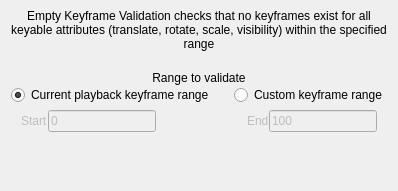
                 <widget class="QWidget" name="page_PropEmptyKey">
                  <property name="geometry">
                   <rect>
                    <x>0</x>
                    <y>0</y>
                    <width>364</width>
                    <height>191</height>
                   </rect>
                  </property>
                  <attribute name="label">
                   <string>Empty Key Validation Settings</string>
                  </attribute>
                  <layout class="QVBoxLayout" name="verticalLayout_28">
                   <property name="topMargin">
                    <number>0</number>
                   </property>
                   <property name="bottomMargin">
                    <number>0</number>
                   </property>
                   <item>
                    <layout class="QVBoxLayout" name="keyframe_layout_3" stretch="0,0,0,0,0">
                     <property name="spacing">
                      <number>0</number>
                     </property>
                     <property name="sizeConstraint">
                      <enum>QLayout::SetDefaultConstraint</enum>
                     </property>
                     <property name="bottomMargin">
                      <number>50</number>
                     </property>
                     <item>
                      <widget class="QLabel" name="label_13">
                       <property name="sizePolicy">
                        <sizepolicy hsizetype="Preferred" vsizetype="Fixed">
                         <horstretch>0</horstretch>
                         <verstretch>0</verstretch>
                        </sizepolicy>
                       </property>
                       <property name="text">
                        <string>Empty Keyframe Validation checks that no keyframes exist for all keyable attributes (translate, rotate, scale, visibility) within the specified range</string>
                       </property>
                       <property name="alignment">
                        <set>Qt::AlignCenter</set>
                       </property>
                       <property name="wordWrap">
                        <bool>true</bool>
                       </property>
                      </widget>
                     </item>
                     <item>
                      <spacer name="spacer_12">
                       <property name="orientation">
                        <enum>Qt::Vertical</enum>
                       </property>
                       <property name="sizeType">
                        <enum>QSizePolicy::Fixed</enum>
                       </property>
                       <property name="sizeHint" stdset="0">
                        <size>
                         <width>10</width>
                         <height>20</height>
                        </size>
                       </property>
                      </spacer>
                     </item>
                     <item>
                      <widget class="QLabel" name="label_range_3">
                       <property name="enabled">
                        <bool>true</bool>
                       </property>
                       <property name="sizePolicy">
                        <sizepolicy hsizetype="Preferred" vsizetype="Fixed">
                         <horstretch>0</horstretch>
                         <verstretch>0</verstretch>
                        </sizepolicy>
                       </property>
                       <property name="minimumSize">
                        <size>
                         <width>0</width>
                         <height>0</height>
                        </size>
                       </property>
                       <property name="font">
                        <font>
                         <kerning>true</kerning>
                        </font>
                       </property>
                       <property name="contextMenuPolicy">
                        <enum>Qt::NoContextMenu</enum>
                       </property>
                       <property name="statusTip">
                        <string/>
                       </property>
                       <property name="frameShape">
                        <enum>QFrame::NoFrame</enum>
                       </property>
                       <property name="text">
                        <string>Range to validate</string>
                       </property>
                       <property name="textFormat">
                        <enum>Qt::AutoText</enum>
                       </property>
                       <property name="scaledContents">
                        <bool>false</bool>
                       </property>
                       <property name="alignment">
                        <set>Qt::AlignBottom|Qt::AlignHCenter</set>
                       </property>
                       <property name="margin">
                        <number>5</number>
                       </property>
                       <property name="textInteractionFlags">
                        <set>Qt::NoTextInteraction</set>
                       </property>
                      </widget>
                     </item>
                     <item>
                      <layout class="QHBoxLayout" name="rangeOptions_3">
                       <property name="spacing">
                        <number>20</number>
                       </property>
                       <property name="bottomMargin">
                        <number>5</number>
                       </property>
                       <item alignment="Qt::AlignHCenter">
                        <widget class="QRadioButton" name="radio_emptyCurrentRangeProp">
                         <property name="text">
                          <string>Current playback keyframe range</string>
                         </property>
                         <property name="checked">
                          <bool>true</bool>
                         </property>
                         <attribute name="buttonGroup">
                          <string notr="true">btnGrp_emptyKeyRangeProp</string>
                         </attribute>
                        </widget>
                       </item>
                       <item alignment="Qt::AlignHCenter">
                        <widget class="QRadioButton" name="radio_emptyCustomRangeProp">
                         <property name="text">
                          <string>Custom keyframe range</string>
                         </property>
                         <attribute name="buttonGroup">
                          <string notr="true">btnGrp_emptyKeyRangeProp</string>
                         </attribute>
                        </widget>
                       </item>
                      </layout>
                     </item>
                     <item>
                      <layout class="QHBoxLayout" name="timerangeHorzLayout_3">
                       <property name="leftMargin">
                        <number>10</number>
                       </property>
                       <property name="rightMargin">
                        <number>10</number>
                       </property>
                       <item>
                        <widget class="QLabel" name="label_start_3">
                         <property name="enabled">
                          <bool>false</bool>
                         </property>
                         <property name="text">
                          <string>Start</string>
                         </property>
                        </widget>
                       </item>
                       <item>
                        <widget class="QLineEdit" name="input_emptyMinFrameProp">
                         <property name="enabled">
                          <bool>false</bool>
                         </property>
                         <property name="inputMask">
                          <string>#000000000</string>
                         </property>
                         <property name="text">
                          <string>0</string>
                         </property>
                         <property name="maxLength">
                          <number>10</number>
                         </property>
                         <property name="placeholderText">
                          <string>0</string>
                         </property>
                        </widget>
                       </item>
                       <item>
                        <spacer name="spacer_15">
                         <property name="orientation">
                          <enum>Qt::Horizontal</enum>
                         </property>
                         <property name="sizeHint" stdset="0">
                          <size>
                           <width>40</width>
                           <height>20</height>
                          </size>
                         </property>
                        </spacer>
                       </item>
                       <item>
                        <widget class="QLabel" name="label_end_3">
                         <property name="enabled">
                          <bool>false</bool>
                         </property>
                         <property name="text">
                          <string>End</string>
                         </property>
                        </widget>
                       </item>
                       <item>
                        <widget class="QLineEdit" name="input_emptyMaxFrameProp">
                         <property name="enabled">
                          <bool>false</bool>
                         </property>
                         <property name="inputMask">
                          <string>#000000000</string>
                         </property>
                         <property name="text">
                          <string>100</string>
                         </property>
                         <property name="placeholderText">
                          <string>100</string>
                         </property>
                        </widget>
                       </item>
                      </layout>
                     </item>
                    </layout>
                   </item>
                  </layout>
                 </widget>
